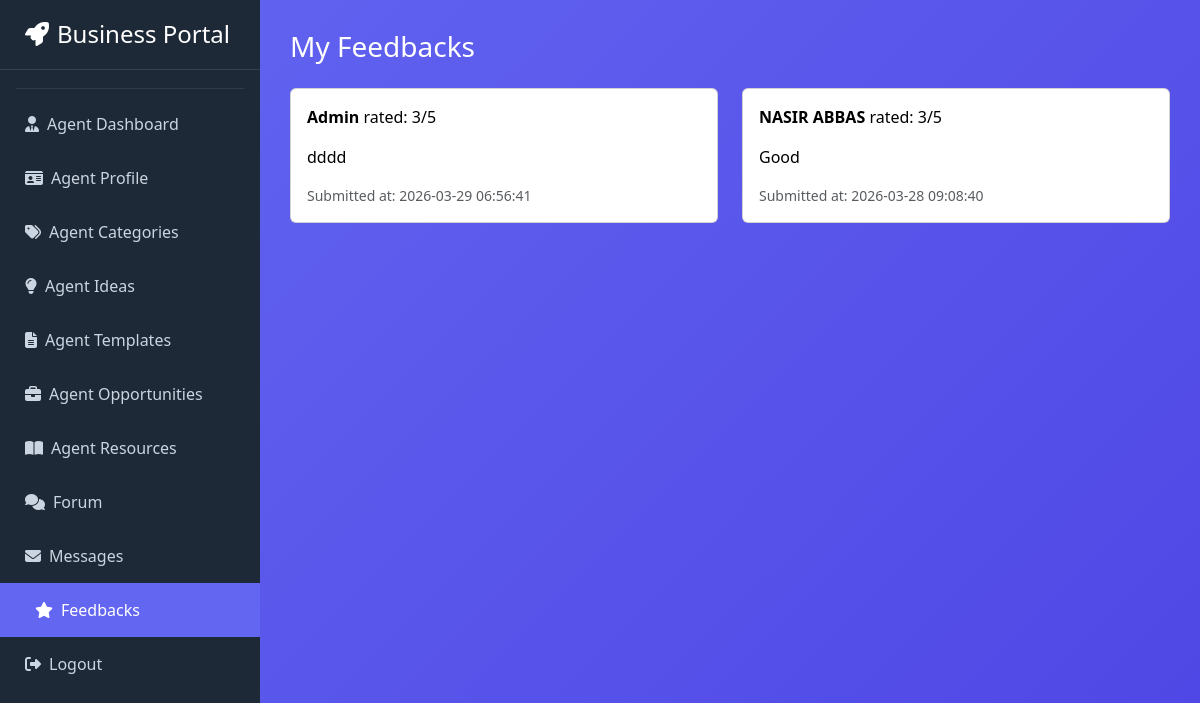
Page /agent/agent_feedbacks.php (signed in) on the committed database.
### tables this page shows
CREATE TABLE `feedback` (
  `id` int(11) NOT NULL,
  `agent_id` int(11) NOT NULL,
  `user_id` int(11) NOT NULL COMMENT 'Who submitted the feedback',
  `message` text NOT NULL,
  `rating` tinyint(1) UNSIGNED DEFAULT NULL COMMENT '1 to 5 stars',
  `created_at` timestamp NOT NULL DEFAULT current_timestamp()
);

CREATE TABLE `users` (
  `id` int(11) NOT NULL,
  `full_name` varchar(150) NOT NULL,
  `email` varchar(191) NOT NULL,
  `password_hash` varchar(255) NOT NULL,
  `role` enum('user','agent','admin') NOT NULL DEFAULT 'user',
  `status` enum('active','inactive','banned') NOT NULL DEFAULT 'active',
  `phone` varchar(20) DEFAULT NULL,
  `created_at` timestamp NOT NULL DEFAULT current_timestamp(),
  `updated_at` timestamp NOT NULL DEFAULT current_timestamp() ON UPDATE current_timestamp()
);

### agent/agent_feedbacks.php (the view, shortened to what this page needs)
<?php
include 'config.php';
$agent_id = $_SESSION['user_id'];
$feedback_sql = "SELECT f.*, u.full_name AS user_name
                 FROM feedback f
                 JOIN users u ON u.id = f.user_id
                 WHERE f.agent_id = $agent_id
                 ORDER BY f.created_at DESC";
$feedback_result = mysqli_query($conn, $feedback_sql);
?>
<!DOCTYPE html>
<html lang="en">
<head>
<link href="https://cdn.jsdelivr.net/npm/bootstrap@5.3.3/dist/css/bootstrap.min.css" rel="stylesheet">
<link href="https://cdnjs.cloudflare.com/ajax/libs/font-awesome/6.5.0/css/all.min.css" rel="stylesheet">
</head>
<body>
<?php include 'sidebar.php'; ?>
<div class="main-content">
    <h3 class="mb-4">My Feedbacks</h3>
    <div class="row">
        <?php if(mysqli_num_rows($feedback_result) > 0): ?>
            <?php while($fb = mysqli_fetch_assoc($feedback_result)): ?>
                <div class="col-md-6 mb-3">
                    <div class="card card-hover p-3">
                        <p><strong><?= htmlspecialchars($fb['user_name']) ?></strong> rated: <?= $fb['rating'] ?? 'N/A' ?>/5</p>
                        <p><?= nl2br(htmlspecialchars($fb['message'])) ?></p>
                        <small class="text-muted">Submitted at: <?= $fb['created_at'] ?></small>
                    </div>
                </div>
            <?php endwhile; ?>
        <?php else: ?>
            <div class="col-12">
                <div class="alert alert-light text-dark">You have not received any feedback yet.</div>
            </div>
        <?php endif; ?>
    </div>
</div>
</body>
</html>

### agent/agent_feedbacks.php (style rules this page uses)
body { background: linear-gradient(135deg, #6366f1 0%, #4f46e5 100%); min-height: 100vh; margin-left: 260px; color: #fff; }
.card-hover { transition: transform 0.3s, box-shadow 0.3s; color:#000; }
.main-content { padding: 30px; }

### agent/sidebar.php (style rules this page uses)
:root { --primary: #6366f1; --dark: #1e2937; }

### rows in the picture
feedback: user.full_name "Admin", rating "3", message "dddd", created_at "2026-03-29 06:56:41"
feedback: user.full_name "NASIR ABBAS", rating "3", message "Good", created_at "2026-03-28 09:08:40"
